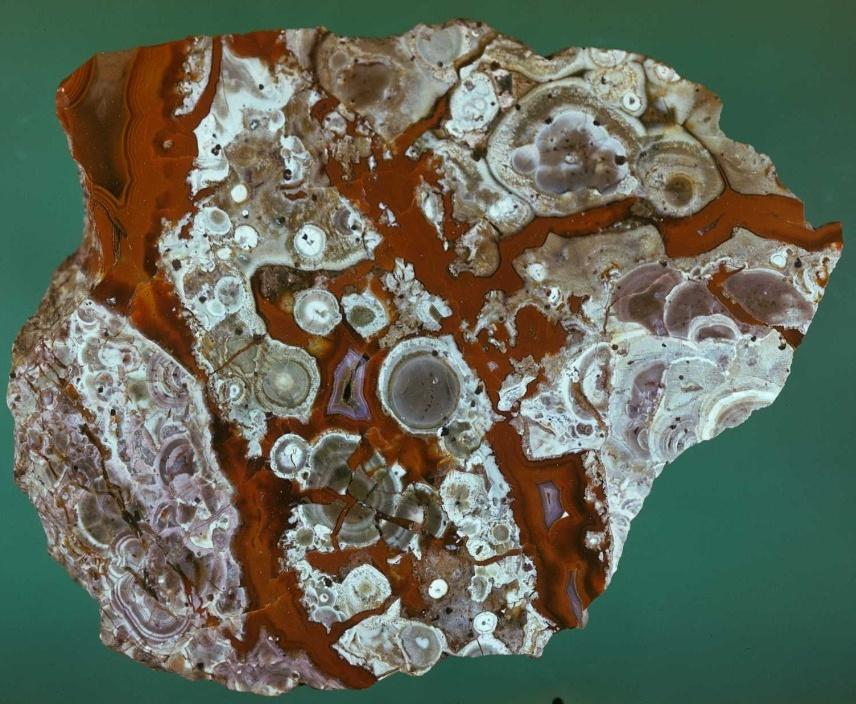
#> input picture img/1_83259_agate.jpg, 856 x 704 px
$ python -i myfunctionsII.py   (imports and definitions only)
#> lines starting #> are read from the running program, lines starting #| are printed output that depends on the picture; after the words box and inside, x2 and y2 are one past the last pixel; in counts of white or black regions, pixels touching at a corner belong together

import os
import random
import cv2
import numpy as np
import pandas as pd
import matplotlib.pyplot as plt
from skimage import filters
from skimage.filters import threshold_otsu, threshold_niblack, threshold_sauvola
from skimage.segmentation import active_contour
from skimage import img_as_float
from skimage.segmentation import active_contour, chan_vese
from skimage.segmentation import watershed
from skimage.feature import peak_local_max
from scipy import ndimage as ndi
from scipy.stats import entropy, skew
from skimage.filters import laplace
import tqdm
import plotly.express as px
import plotly.graph_objects as go
import ast


def step1(img_path):
#> called with img_path = 'img/1_83259_agate.jpg'
    img = cv2.imread(img_path)
#> img is the input picture: shape (704, 856, 3); mean B, G, R 88.7, 104.3, 99.9
    img_rgb = cv2.cvtColor(img, cv2.COLOR_BGR2RGB)
    img_HSV = cv2.cvtColor(img_rgb, cv2.COLOR_RGB2HSV)
#> img_HSV: shape (704, 856, 3); mean H, S, V 51.4, 100.3, 116.6

    h_channel, s_channel, v_channel = cv2.split(img_HSV)
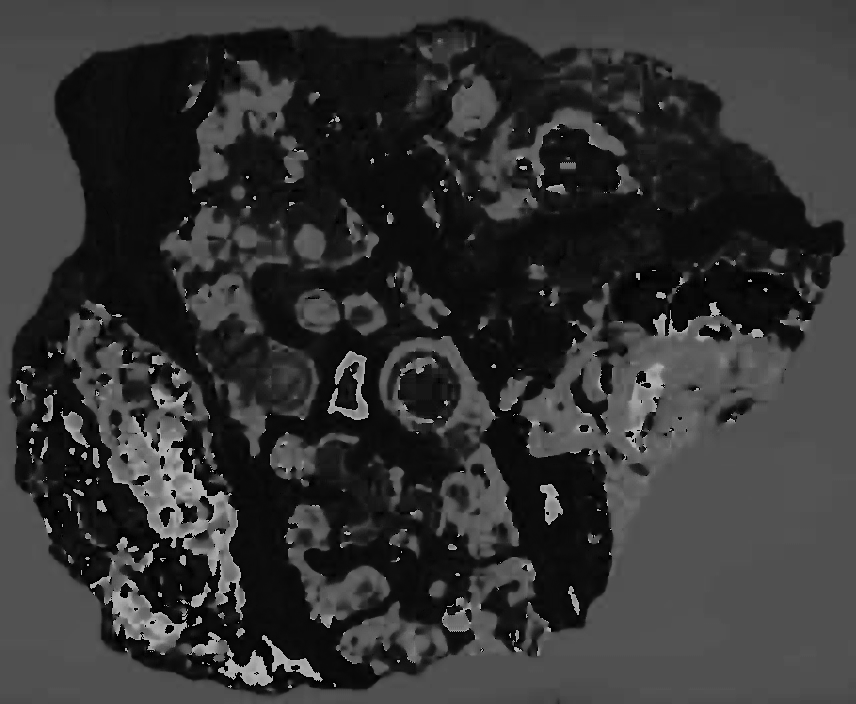
#> h_channel: shape (704, 856); min 0, max 179, mean 51.4
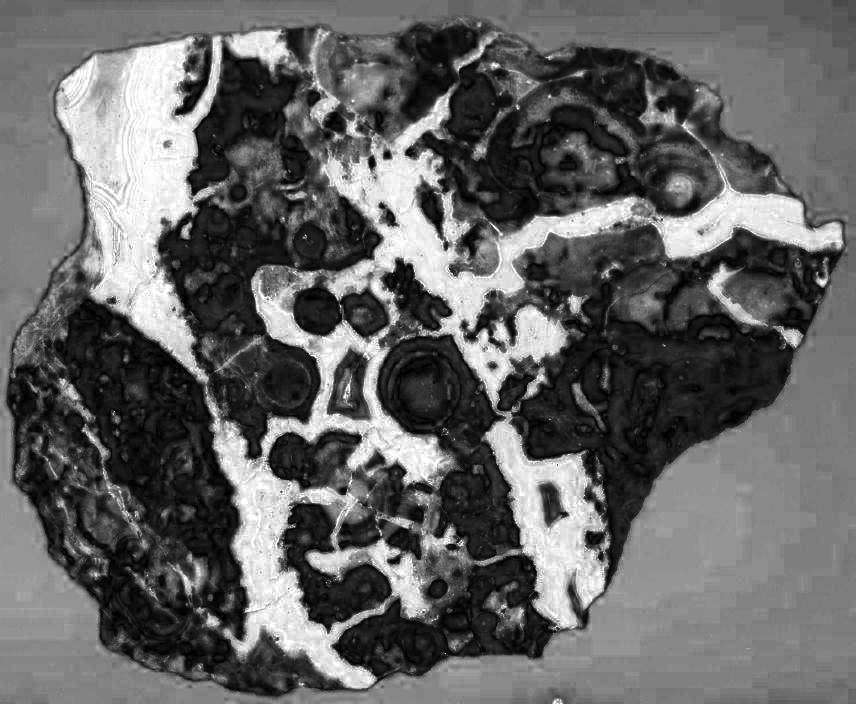
#> s_channel: shape (704, 856); min 0, max 255, mean 100.3
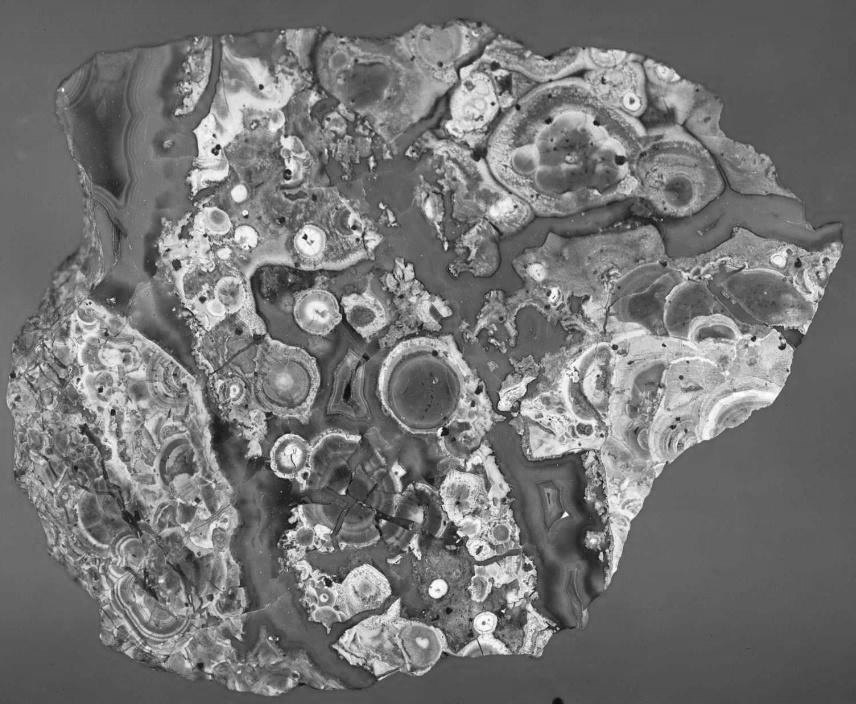
#> v_channel: shape (704, 856); min 3, max 255, mean 116.6

    img_gray = v_channel  # Usar el canal Value como imagen en gris

    v_channel_blur = cv2.medianBlur(img_gray, ksize=7)
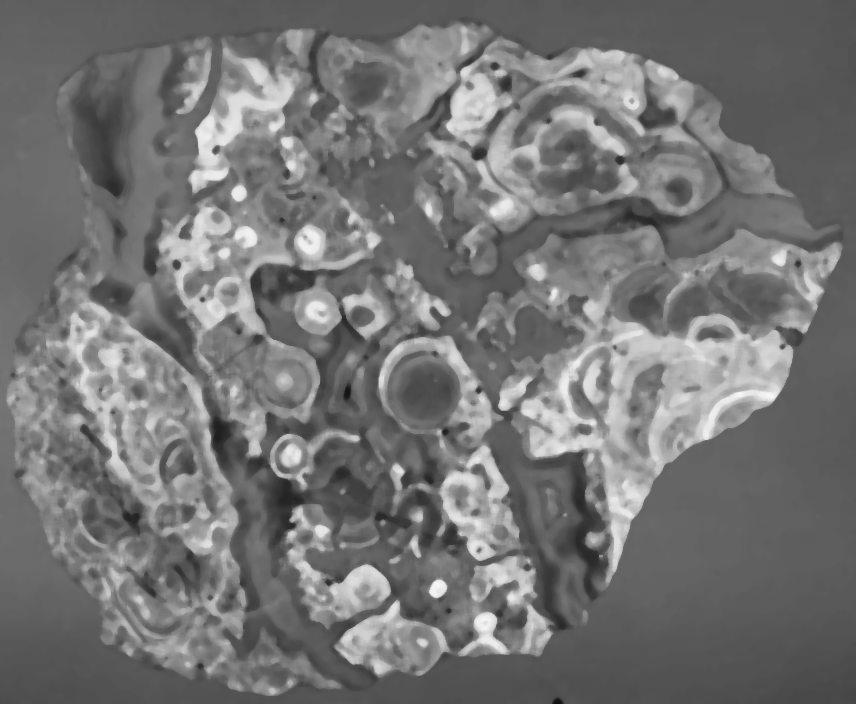
#> v_channel_blur: shape (704, 856); min 17, max 247, mean 116.5

    # Invertir si es necesario y verificar tamaño
    v_channel_blur, _ = invert_image_if_needed(v_channel_blur)
#> in invert_image_if_needed, `corner_mean = np.mean([img_gray[0, 0], img_gray[0, -1], img_gray[-1, 0..`: corner_mean = 81.75

    mask = cv2.inRange(s_channel, 10, 255) & cv2.inRange(v_channel, 10, 255)
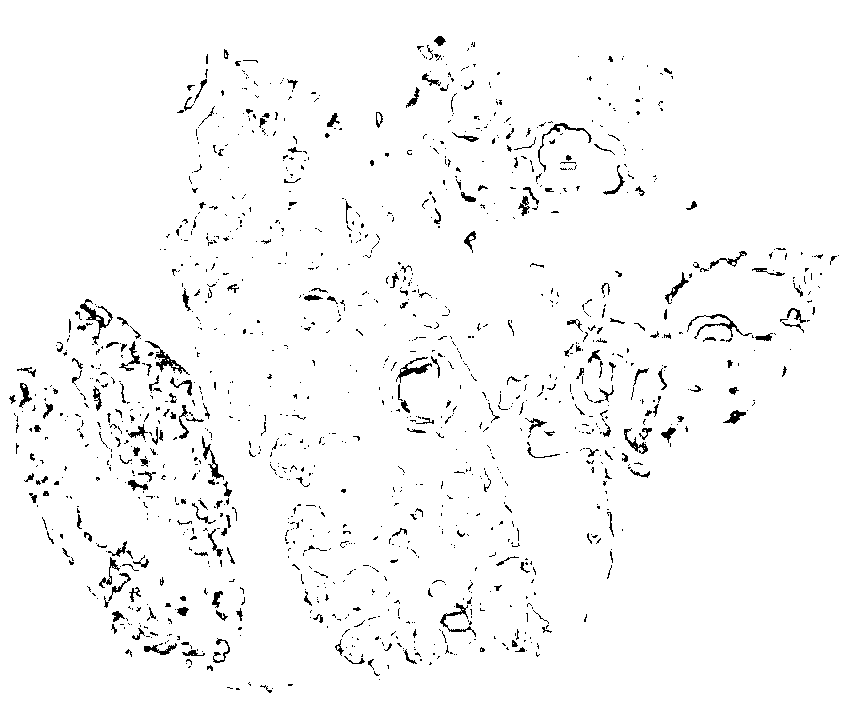
#> mask: shape (704, 856); 97.2% white; black in thin lines or dots
    h_channel_masked = cv2.bitwise_and(h_channel, h_channel, mask=mask)
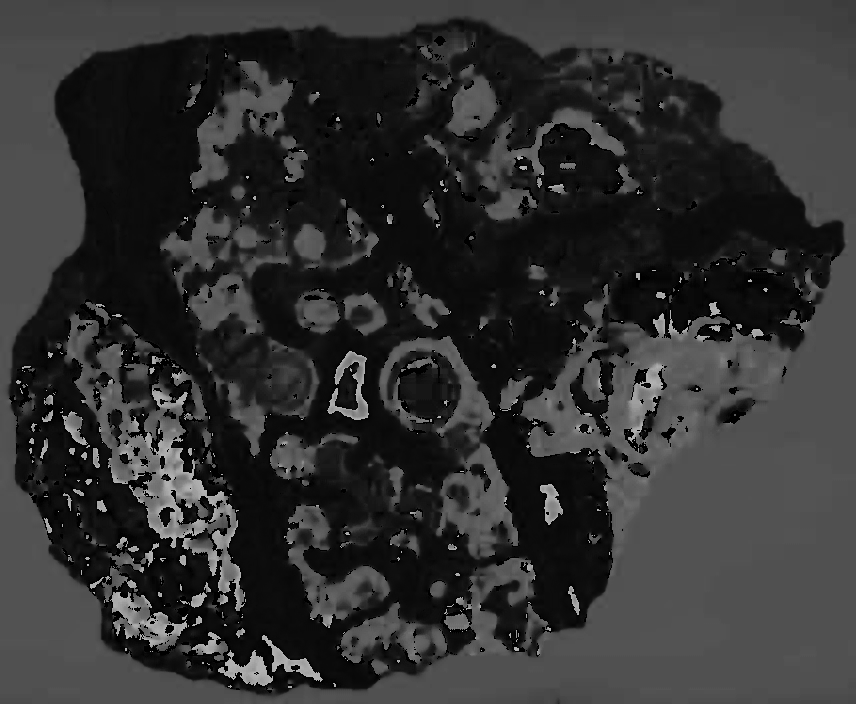
#> h_channel_masked: shape (704, 856); min 0, max 179, mean 49.3

    # Volver a unir los canales en HSV
    img_HSV2 = cv2.merge((h_channel_masked, s_channel, v_channel_blur))
#> img_HSV2: shape (704, 856, 3); mean H, S, V 49.3, 100.3, 116.5

    # Asegurar que todas las imágenes tengan el mismo tamaño
    target_size = img_rgb.shape[:2]  # Alto y ancho de la imagen RGB
#> target_size = (704, 856)
    img_HSV2 = cv2.resize(img_HSV2, (target_size[1], target_size[0]))

    # Lista de imágenes
    img_list = [(img_rgb,'img_rgb'), (img_HSV,'img_HSV'), (img_gray,'img_gray'), (v_channel_blur,'v_channel_blur'), (img_HSV2,'img_HSV2',),(h_channel_masked,'h_channel_masked'),(s_channel,'s_channel')]

    return img_list, img_HSV2

def invert_image_if_needed(img_gray):
    # Calcular la media de los píxeles en las esquinas de la imagen para detectar el color del fondo
    corner_mean = np.mean([img_gray[0, 0], img_gray[0, -1], img_gray[-1, 0], img_gray[-1, -1]])

    # Si el fondo es claro (valor promedio alto), invertimos la imagen
    if corner_mean > 128:  # Umbral para decidir si el fondo es claro
        img_inverted = cv2.bitwise_not(img_gray)  # Invertir la imagen
        return img_inverted, True  # True indica que la imagen fue invertida
    else:
        return img_gray, False  # False indica que no se hizo inversión

# [631 lines left out: functions plotear_cosas, calculate_indicators, select_best_channel_for_minerals, otsu_thresholding, dibujar_contornos, extract_contour_info and 14 more, not called in this run]

>>> result = step1('img/1_83259_agate.jpg')

$ run again, on img/1_86227_1_vivianite.jpg
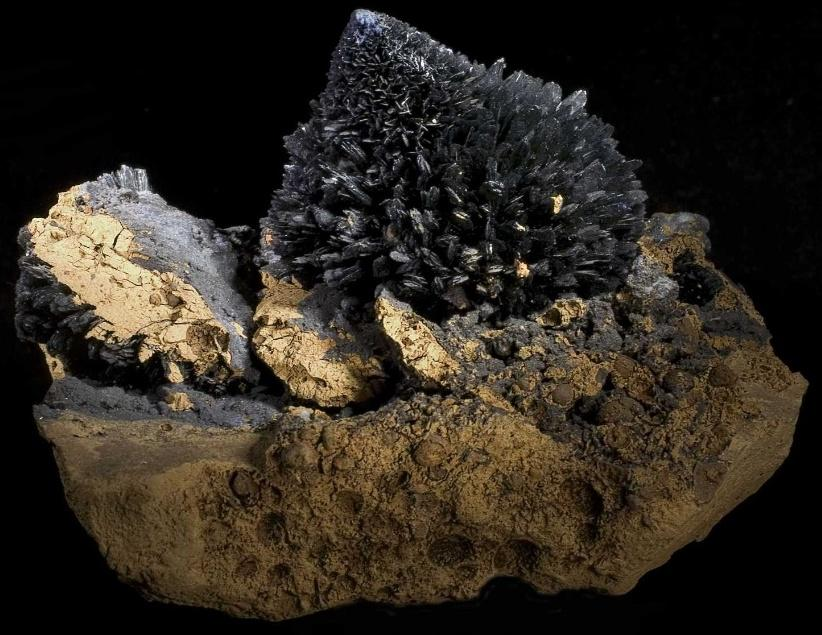
#> input picture img/1_86227_1_vivianite.jpg, 822 x 635 px
#> in step1, img is the input picture: shape (635, 822, 3); mean B, G, R 31.5, 40.2, 46.6
#> img_HSV: shape (635, 822, 3); mean H, S, V 24.4, 62.7, 47.2
#> corner_mean = 0
#> in step1, `mask = cv2.inRange(s_channel, 10, 255) & cv2.inRange(v_channel, 10, 255)`:
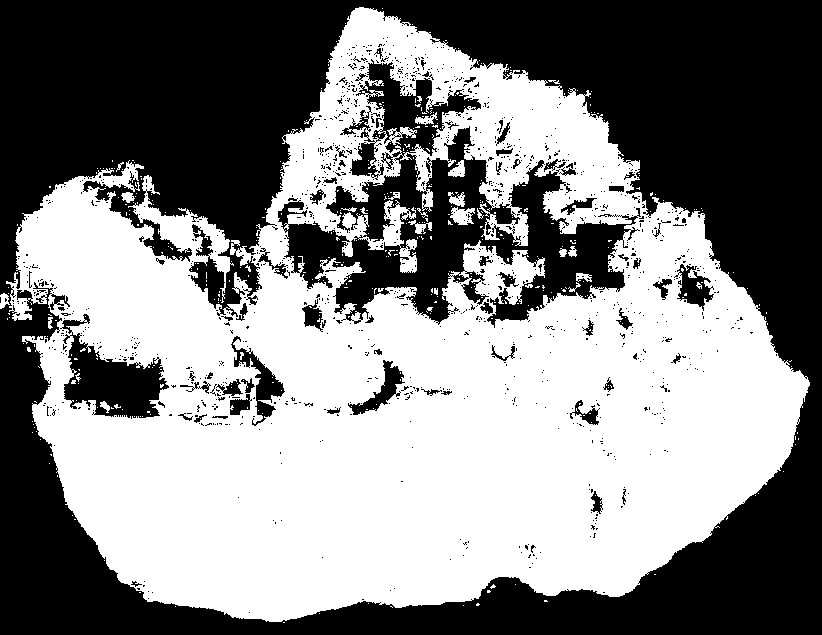
#> mask: shape (635, 822); 51.5% white; 1211 black regions (1145 under 20 px), largest, box (x1, y1, x2, y2) and area: (0, 0, 822, 635) 205151, (278, 59, 641, 328) 32420, (60, 314, 169, 419) 5117
#> in step1, `h_channel_masked = cv2.bitwise_and(h_channel, h_channel, mask=mask)`:
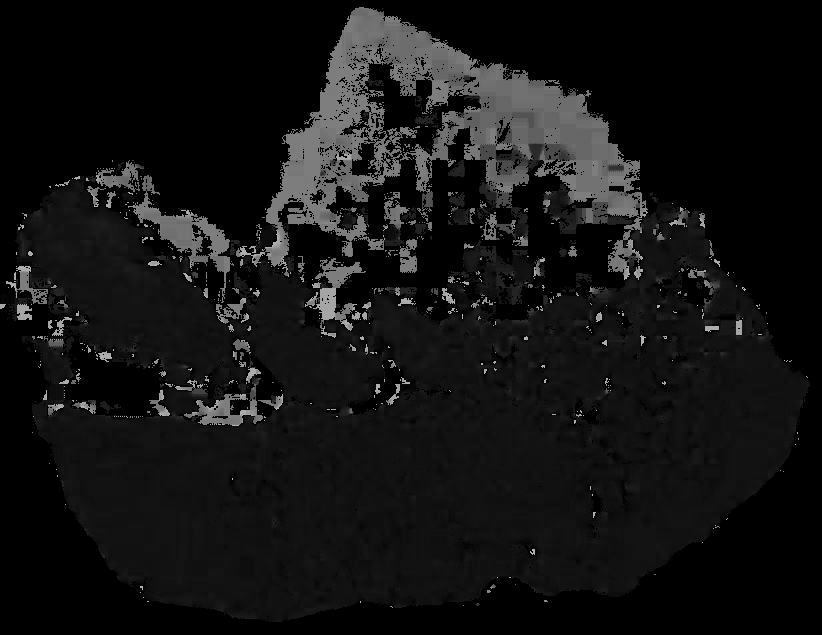
#> h_channel_masked: shape (635, 822); min 0, max 179, mean 18.8
#> img_HSV2: shape (635, 822, 3); mean H, S, V 18.8, 62.7, 46.4

$ run again, on img/5_6745_1_Malachite.JPG
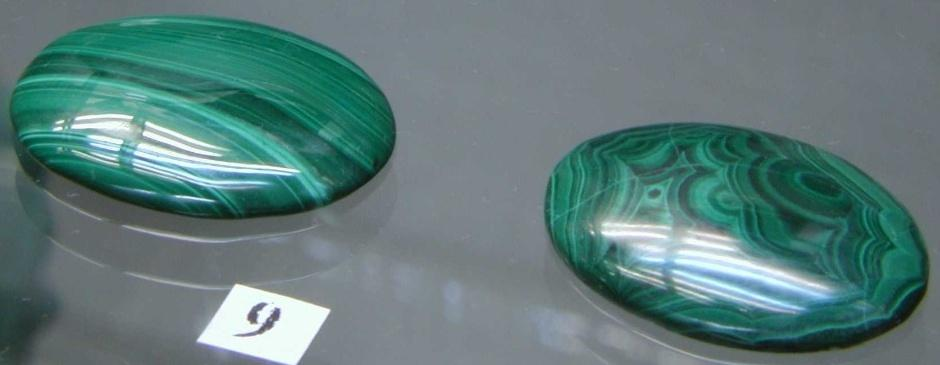
#> input picture img/5_6745_1_Malachite.JPG, 940 x 365 px
#> in step1, img is the input picture: shape (365, 940, 3); mean B, G, R 122.9, 123.8, 94.7
#> img_HSV: shape (365, 940, 3); mean H, S, V 93.7, 73.1, 127.5
#> in step1, `h_channel, s_channel, v_channel = cv2.split(img_HSV)`:
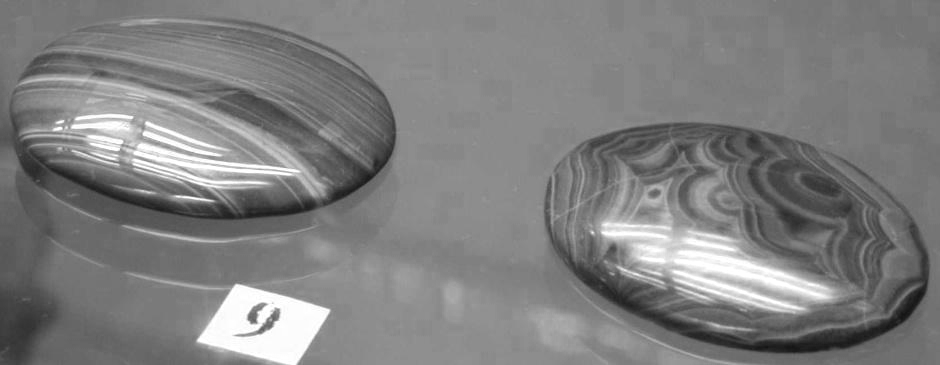
#> v_channel: shape (365, 940); min 20, max 255, mean 127.5
#> corner_mean = 105.8
#> in step1, `mask = cv2.inRange(s_channel, 10, 255) & cv2.inRange(v_channel, 10, 255)`:
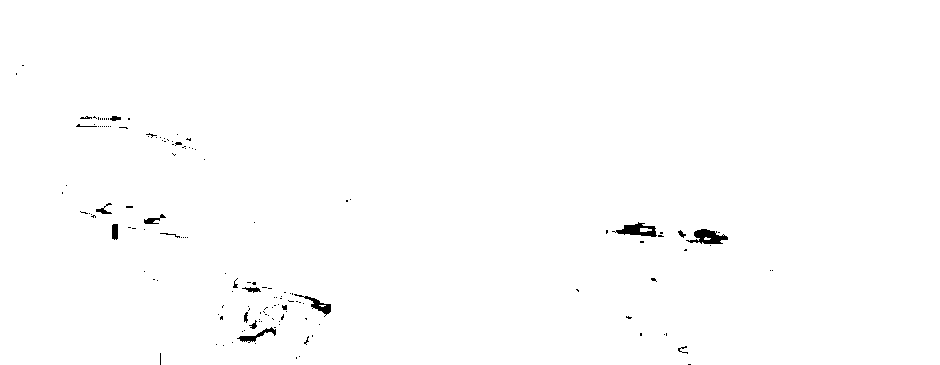
#> mask: shape (365, 940); 99.4% white; 145 black regions (127 under 20 px), largest, box (x1, y1, x2, y2) and area: (686, 229, 728, 244) 351, (612, 222, 657, 237) 330, (294, 294, 331, 317) 210
#> img_HSV2: shape (365, 940, 3); mean H, S, V 93.2, 73.1, 127.2
